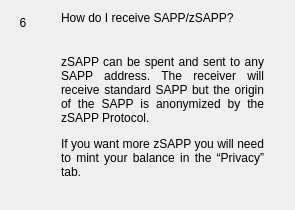
                  <widget class="QWidget" name="widgetFaq6" native="true">
                   <layout class="QHBoxLayout" name="horizontalpage_6" stretch="0,1">
                    <item alignment="Qt::AlignTop">
                     <widget class="QLabel" name="labelNumber6">
                      <property name="minimumSize">
                       <size>
                        <width>24</width>
                        <height>24</height>
                       </size>
                      </property>
                      <property name="maximumSize">
                       <size>
                        <width>16777215</width>
                        <height>24</height>
                       </size>
                      </property>
                      <property name="text">
                       <string>6</string>
                      </property>
                      <property name="alignment">
                       <set>Qt::AlignCenter</set>
                      </property>
                     </widget>
                    </item>
                    <item>
                     <layout class="QVBoxLayout" name="verticalLayoutpage_6">
                      <property name="spacing">
                       <number>0</number>
                      </property>
                      <property name="leftMargin">
                       <number>20</number>
                      </property>
                      <property name="rightMargin">
                       <number>20</number>
                      </property>
                      <item>
                       <widget class="QLabel" name="labelSubtitle6">
                        <property name="text">
                         <string>How do I receive SAPP/zSAPP?</string>
                        </property>
                        <property name="wordWrap">
                         <bool>true</bool>
                        </property>
                       </widget>
                      </item>
                      <item>
                       <spacer name="verticalSpacer_60">
                        <property name="orientation">
                         <enum>Qt::Vertical</enum>
                        </property>
                        <property name="sizeType">
                         <enum>QSizePolicy::Fixed</enum>
                        </property>
                        <property name="sizeHint" stdset="0">
                         <size>
                          <width>20</width>
                          <height>30</height>
                         </size>
                        </property>
                       </spacer>
                      </item>
                      <item>
                       <widget class="QLabel" name="labelContent6">
                        <property name="text">
                         <string>
                           &lt;html&gt;&lt;head/&gt;&lt;body&gt;&lt;p align=&quot;justify&quot;&gt;
                           zSAPP can be spent and sent to any SAPP address. The receiver will
                           receive standard SAPP but the origin of the SAPP is anonymized by the zSAPP Protocol.
                           &lt;/p&gt;&lt;p align=&quot;justify&quot;&gt;
                           If you want more zSAPP you will need to mint your balance in the “Privacy” tab.
                           &lt;/p&gt;&lt;/body&gt;&lt;/html&gt;
                         </string>
                        </property>
                        <property name="alignment">
                         <set>Qt::AlignLeading|Qt::AlignLeft|Qt::AlignTop</set>
                        </property>
                        <property name="wordWrap">
                         <bool>true</bool>
                        </property>
                       </widget>
                      </item>
                      <item>
                       <spacer name="verticalSpacer_61">
                        <property name="orientation">
                         <enum>Qt::Vertical</enum>
                        </property>
                        <property name="sizeHint" stdset="0">
                         <size>
                          <width>20</width>
                          <height>20</height>
                         </size>
                        </property>
                       </spacer>
                      </item>
                     </layout>
                    </item>
                   </layout>
                  </widget>
